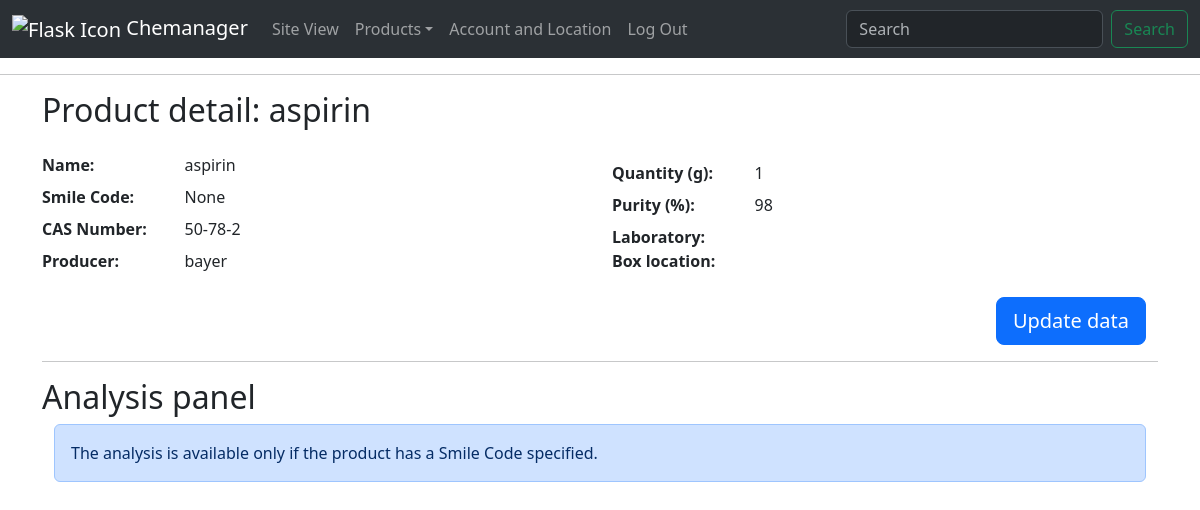
Screenshot of /detail/2 (signed in) with the database file from the repository.
### chemanager/models.py (models this page shows, shortened)
class Product(models.Model):
    id = models.AutoField(primary_key=True)
    smile = models.TextField(blank=True, null=True)
    name = models.CharField(max_length=100)
    quantity = models.DecimalField(
        max_digits=10, decimal_places=3, help_text="Quantity available in g"
    )
    purity = models.DecimalField(
        max_digits=4, decimal_places=1, null=True, help_text="in %"
    )
    cas_number = models.CharField(max_length=50, null=True)
    producer = models.CharField(max_length=200, null=True)
    location = models.ForeignKey(
        Box, on_delete=models.SET_NULL, related_name="products", null=True
    )
    creation_date = models.DateTimeField(auto_now_add=True)
    update_date = models.DateTimeField(auto_now=True)
    favorites = models.ManyToManyField(
        User, related_name="favorite_products", blank=True
    )

### chemanager/views.py (the view)
# urls.py: path("detail/<int:id>", views.detail, name="detail"),
@login_required
def detail(request, id):
    try:
        product = Product.objects.get(id=id)
    except ObjectDoesNotExist:
        messages.error(request, "The product you tried to get does not exist")
        return HttpResponseRedirect(reverse("inventory"))
    quantity = "{:.3f}".format(float(product.quantity)).rstrip('0').rstrip('.')
    purity = "{:.1f}".format(float(product.purity)).rstrip('0').rstrip('.')
    return render(request, "chemanager/detail.html", {
        'product': product,
        'quantity': quantity,
        'purity': purity
    })

### chemanager/templates/chemanager/detail.html (shortened to what this page needs)
{% extends "chemanager/layout.html" %}
{% load static %}
{% block body %}
<div class="container mb-4">
    <h2 class="page-title">Product detail: <span id="productName" data-productid={{ product.id }}>{{ product.name }}</span></h2>
</div>
<div class="container">
    <div class="row align-items-center">
        <div class="col-lg-6">
            <dl class="row">
                <dt class="col-3">Name:</dt>
                <dd class="col-9 data-text">{{ product.name }}</dd>
                <dt class="col-3">Smile Code:</dt>
                <dd class="col-9  data-text">{{ product.smile }}</dd>
                <dt class="col-3">CAS Number:</dt>
                <dd class="col-9  data-text">{{ product.cas_number }}</dd>
                <dt class="col-3">Producer:</dt>
                <dd class="col-9  data-text">{{ product.producer }}</dd>
            </dl>
        </div>
        <div class="col-lg-6">
            <dl class="row">
                <dt class="col-3">Quantity (g):</dt>
                <dd class="col-9  data-text">{{ quantity }}</dd>
                <dt class="col-3">Purity (%):</dt>
                <dd class="col-9  data-text">{{ purity }}</dd>
                <dt class="col-3">Laboratory:</dt>
                <dd class="col-9  data-text">{{ product.location.lab }}</dd>
                <dt class="col-3">Box location:</dt>
                <dd class="col-9  data-text">{{ product.location.box_number }}</dd>
            </dl>
        </div>
    </div>
    <div class="container text-end mb-3">
        <button class="btn btn-primary btn-lg text-end updateButton">Update data</button>
    </div>
    <hr>
    <h2 class="page-title">Analysis panel</h2>
     {% if not product.smile %}
    <div class="container">
        <div class="alert alert-primary no-product" role="alert">
            The analysis is available only if the product has a Smile Code specified.
        </div>
    </div>
    {% else %}
    test
    {% endif %}
</div>
{% endblock %}

### rows the page displays
Product: name "aspirin", smile "None", cas_number "50-78-2", producer "bayer"

### other values shown
{{ quantity }} "1"
{{ purity }} "98"
